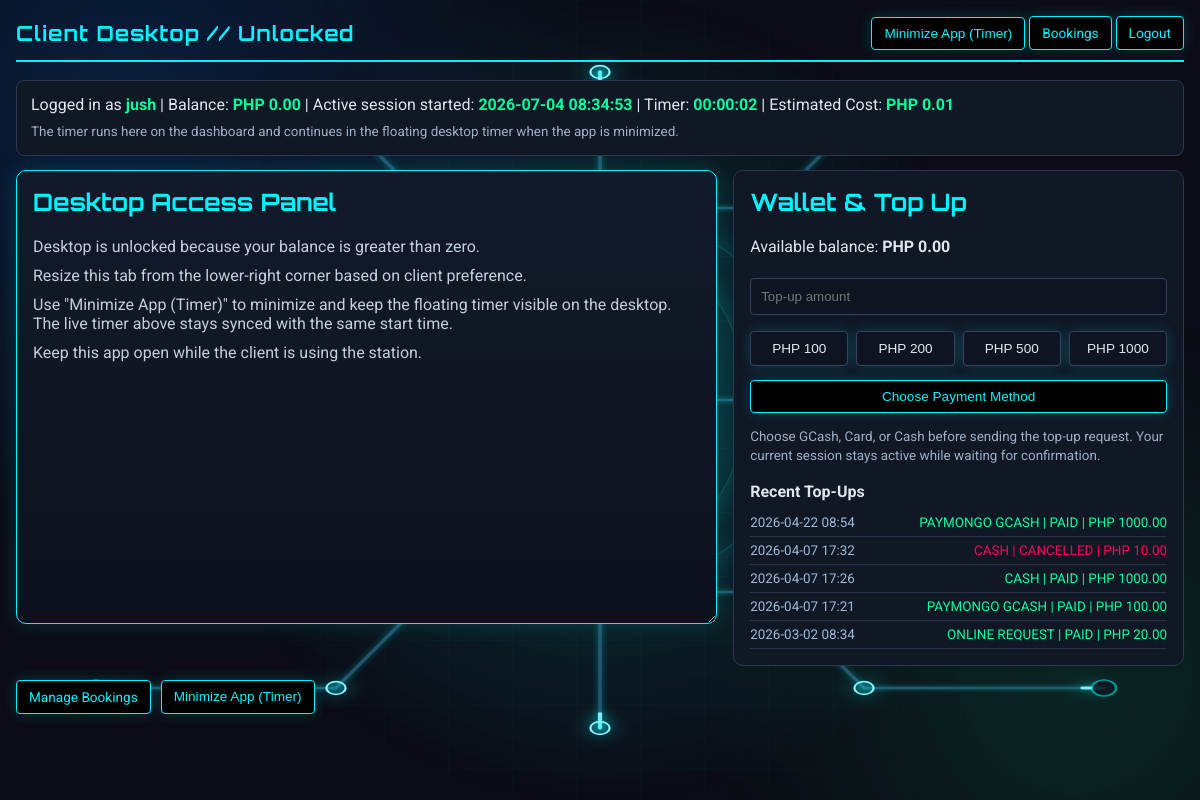
The page /client/desktop (signed in) on the database its author committed.
### app.py (models this page shows, shortened)
class User(UserMixin, db.Model):
    id = db.Column(db.Integer, primary_key=True)
    username = db.Column(db.String(80), unique=True, nullable=False)
    password_hash = db.Column(db.String(120), nullable=False)
    pondo = db.Column(db.Float, default=0.0)
    is_admin = db.Column(db.Boolean, default=False)

class Session(db.Model):
    id = db.Column(db.Integer, primary_key=True)
    user_id = db.Column(db.Integer, db.ForeignKey('user.id'))
    pc_id = db.Column(db.Integer, db.ForeignKey('pc.id'))
    start_time = db.Column(db.DateTime, default=datetime.now)
    end_time = db.Column(db.DateTime, nullable=True)
    cost = db.Column(db.Float, default=0.0)
    last_charged_at = db.Column(db.DateTime, nullable=True)

class PaymentTransaction(db.Model):
    id = db.Column(db.Integer, primary_key=True)
    user_id = db.Column(db.Integer, db.ForeignKey('user.id'), nullable=False)
    provider = db.Column(db.String(32), nullable=False, default="online_request")
    external_id = db.Column(db.String(128), unique=True, nullable=False)
    amount = db.Column(db.Float, nullable=False)
    currency = db.Column(db.String(8), nullable=False, default="php")
    status = db.Column(db.String(32), nullable=False, default="pending")
    created_at = db.Column(db.DateTime, default=datetime.now)
    credited_at = db.Column(db.DateTime, nullable=True)

### app.py (the view)
@app.route('/client/desktop')
@login_required
def client_desktop():
    if current_user.is_admin:
        return redirect(url_for('index'))
    if not user_has_positive_balance(current_user):
        flash('Insufficient balance. Add credits to unlock desktop access and start the timer.', 'error')
        return redirect(url_for('client_bookings'))
    active_session = Session.query.filter_by(user_id=current_user.id, end_time=None).order_by(Session.start_time.desc()).first()
    recent_payments = get_recent_payment_requests(current_user.id)
    return render_template(
        'client_desktop.html',
        active_session=active_session,
        recent_payments=recent_payments,
        kiosk_mode=is_kiosk_mode_enabled(),
        hourly_rate=HOURLY_RATE
    )

### app.py (called while the page is built, shortened)
@login_manager.user_loader
def load_user(user_id):
    return db.session.get(User, int(user_id))

def get_recent_payment_requests(user_id, limit=5):
    try:
        max_rows = max(1, int(limit))
    except Exception:
        max_rows = 5
    return PaymentTransaction.query.filter_by(user_id=user_id).order_by(PaymentTransaction.created_at.desc()).limit(max_rows).all()

def is_kiosk_mode_enabled():
    return str(os.getenv("PYPONDO_KIOSK_MODE", "0")).strip().lower() in {"1", "true", "yes"}

def user_has_positive_balance(user):
    try:
        return float(getattr(user, "pondo", 0.0)) > 0.0
    except Exception:
        return False

@app.before_request
def bootstrap_schema():
    if not getattr(app, "_schema_ready", False):
        db.create_all()
        ensure_pc_lan_ip_column()
        ensure_booking_date_column()
        ensure_session_last_charged_at_column()
        ensure_core_seed_data()
        app._schema_ready = True

@app.before_request
def allow_mobile_api_preflight():
    normalized_path = (request.path or "").rstrip("/")
    if request.method != "OPTIONS":
        return None

@app.after_request
def add_mobile_api_cors_headers(response):
    normalized_path = (request.path or "").rstrip("/")
    if normalized_path == "/api/server-info" or normalized_path == "/api/mobile/pairing" or normalized_path.startswith("/api/mobile/"):
        response.headers.setdefault("Access-Control-Allow-Origin", "*")
        response.headers.setdefault("Access-Control-Allow-Headers", "Content-Type, Accept, X-Requested-With")
        response.headers.setdefault("Access-Control-Allow-Methods", "GET, POST, OPTIONS")
    return response

def start_periodic_billing():
    global _billing_thread_started
    if _billing_thread_started or BILLING_DISABLED:
        return

@app.before_request
def ensure_billing_started():
    start_periodic_billing()

### templates/client_desktop.html (shortened to what this page needs)
<!DOCTYPE html>
<html lang="en">
<head>
</head>
<body>
    {% include '_animated_background.html' %}
    <div class="top">
        <h1>Client Desktop // Unlocked</h1>
        <div>
            <button type="button" class="btn minimize-timer-btn" onclick="minimizeClientApp()">Minimize App (Timer)</button>
            <a class="btn" href="{{ url_for('client_bookings') }}">Bookings</a>
            <a class="btn warn" href="{{ url_for('logout') }}" onclick="clearDashboardTimerState()">Logout</a>
        </div>
    </div>
    <div class="status">
        Logged in as <strong>{{ current_user.username }}</strong> |
        Balance: <strong id="user-balance-top" data-balance-display>PHP {{ "%.2f"|format(current_user.pondo) }}</strong>
        {% if active_session %}
            | Active session started: <strong>{{ active_session.start_time.strftime('%Y-%m-%d %H:%M:%S') }}</strong>
        {% endif %}
        | Timer: <strong id="dashboard-timer-time">00:00:00</strong>
        | Estimated Cost: <strong id="dashboard-timer-cost">PHP 0.00</strong>
        <div class="subtle" id="dashboard-timer-note" style="margin-top:8px;">
            The timer runs here on the dashboard and continues in the floating desktop timer when the app is minimized.
        </div>
    </div>
    <div class="grid">
        <div class="desktop-tab">
            <h2>Desktop Access Panel</h2>
            <p id="desktop-access-note">Desktop is unlocked because your balance is greater than zero.</p>
            <p>Resize this tab from the lower-right corner based on client preference.</p>
            <p>Use "Minimize App (Timer)" to minimize and keep the floating timer visible on the desktop. The live timer above stays synced with the same start time.</p>
            <p>Keep this app open while the client is using the station.</p>
        </div>
        <div class="card">
            <h2 style="margin-top:0; font-family: 'Orbitron', sans-serif; color: var(--line);">Wallet &amp; Top Up</h2>
            <p>
                Available balance:
                <strong id="user-balance-bottom" data-balance-display>PHP {{ "%.2f"|format(current_user.pondo) }}</strong>
            </p>
            <form action="{{ url_for('topup_online') }}" method="POST">
                <input id="topupAmount" type="number" name="amount" min="1" max="10000" step="0.01" placeholder="Top-up amount" required style="width:100%; box-sizing:border-box; margin: 6px 0; padding: 10px; border-radius: 4px; border: 1px solid #37415f; background: #0e1422; color: #fff;">
                <div class="quick-amounts">
                    <button type="button" onclick="setTopup(100)">PHP 100</button>
                    <button type="button" onclick="setTopup(200)">PHP 200</button>
                    <button type="button" onclick="setTopup(500)">PHP 500</button>
                    <button type="button" onclick="setTopup(1000)">PHP 1000</button>
                </div>
                <button type="submit" class="btn" style="width:100%; margin-top:10px;">Choose Payment Method</button>
            </form>
            <p class="subtle">Choose GCash, Card, or Cash before sending the top-up request. Your current session stays active while waiting for confirmation.</p>
            <div style="margin-top: 16px;">
                <h2 style="margin-bottom: 8px; font-size: 1rem;">Recent Top-Ups</h2>
                {% if recent_payments %}
                    {% for tx in recent_payments %}
                        <div class="history-row">
                            <div class="history-main">
                                <span style="color:#9fbad6;">{{ tx.created_at.strftime('%Y-%m-%d %H:%M') }}</span>
                                <span style="color: {{ 'var(--ok)' if tx.status == 'paid' else ('var(--warn)' if tx.status == 'cancelled' else '#d3a961') }};">
                                    {{ tx.provider.replace('_', ' ')|upper }} | {{ tx.status|upper }} | PHP {{ "%.2f"|format(tx.amount) }}
                                </span>
                            </div>
                        </div>
                    {% endfor %}
                {% else %}
                    <div class="subtle">No top-up transactions yet.</div>
                {% endif %}
            </div>
        </div>
    </div>
    <div class="actions">
        <a class="btn" href="{{ url_for('client_bookings') }}">Manage Bookings</a>
        <button type="button" class="btn minimize-timer-btn" onclick="minimizeClientApp()">Minimize App (Timer)</button>
    </div>
</body>
</html>

### templates/_animated_background.html (shortened to what this page needs)
<div class="cyber-bg" aria-hidden="true">
    <div class="cyber-grid"></div>
    <div class="cyber-core">
        <div class="cyber-core-ring"></div>
        <div class="cyber-core-shell"></div>
        <img class="cyber-core-icon" src="/app-icon.png" alt="">
        <div class="cyber-sparks">
            <span></span>
            <span></span>
            <span></span>
            <span></span>
        </div>
    </div>
</div>

### templates/client_desktop.html (style rules this page uses)
:root { --bg: #0b0c15; --card: #151922; --line: #00f3ff; --ok: #00ff9d; --warn: #ff0055; --text: #e0e6ed; }
body { margin: 0; background: var(--bg); color: var(--text); font-family: 'Roboto', sans-serif; padding: 16px; }
.top { display: flex; justify-content: space-between; align-items: center; border-bottom: 2px solid var(--line); padding-bottom: 10px; margin-bottom: 18px; }
.top h1 { margin: 0; font-family: 'Orbitron', sans-serif; font-size: 1.3rem; color: var(--line); letter-spacing: 1px; }
.btn, .quick-amounts button, .btn.history-cancel { display: inline-block; text-decoration: none; border: 1px solid var(--line); color: var(--line); background: #000; padding: 8px 12px; border-radius: 4px; font-size: 0.85rem; box-shadow: 0 0 14px rgba(0, 243, 255, 0.18); transition: background 0.18s ease, color 0.18s ease, box-shadow 0.18s ease, border-color 0.18s ease; cursor: pointer; }
.warn { border-color: var(--line); color: var(--line); }
.status { margin-bottom: 14px; padding: 14px; border: 1px solid #2d3650; border-radius: 8px; background: #101725; }
.status strong { color: var(--ok); }
.grid { display: grid; grid-template-columns: minmax(320px, 1.4fr) minmax(280px, 0.9fr); gap: 16px; align-items: start; }
.card { border: 1px solid #2d3650; border-radius: 10px; background: #101725; padding: 16px; }
.desktop-tab { width: auto; height: 420px; min-height: 240px; resize: both; overflow: auto; border: 1px solid var(--line); border-radius: 10px; background: linear-gradient(180deg, #121a2a, #0d121d); box-shadow: 0 0 20px rgba(0, 243, 255, 0.15); padding: 16px; }
.desktop-tab h2 { margin-top: 0; font-family: 'Orbitron', sans-serif; color: var(--line); }
.desktop-tab p { margin: 0 0 10px; color: #c2d0de; }
.actions { margin-top: 14px; display: flex; gap: 10px; flex-wrap: wrap; }
.quick-amounts { display: flex; gap: 8px; flex-wrap: wrap; margin: 10px 0 4px; }
.quick-amounts button { flex: 1 1 90px; border: 1px solid #37415f; background: #0e1422; color: var(--text); padding: 9px 10px; border-radius: 4px; cursor: pointer; }
.subtle { color: #9db0c6; font-size: 0.84rem; line-height: 1.45; }
.history-row { display: flex; justify-content: space-between; align-items: center; gap: 10px; padding: 6px 0; border-bottom: 1px solid #29324a; font-size: 0.84rem; }
.history-main { display: flex; justify-content: space-between; align-items: center; gap: 10px; flex: 1; min-width: 0; }
.history-main span:last-child { text-align: right; }

### rows shown on the page
User: username "jush"
PaymentTransaction: created_at "2026-04-22 08:54", provider.replace "PAYMONGO GCASH", status "PAID", amount "1000.00"
PaymentTransaction: created_at "2026-04-07 17:32", provider.replace "CASH", status "CANCELLED", amount "10.00"
PaymentTransaction: created_at "2026-04-07 17:26", provider.replace "CASH", status "PAID", amount "1000.00"
PaymentTransaction: created_at "2026-04-07 17:21", provider.replace "PAYMONGO GCASH", status "PAID", amount "100.00"
PaymentTransaction: created_at "2026-03-02 08:34", provider.replace "ONLINE REQUEST", status "PAID", amount "20.00"

### other values the page prints
{{ active_session.start_time.strftime('%Y-%m-%d %H:%M:%S') }} "2026-07-04 08:34:53"
